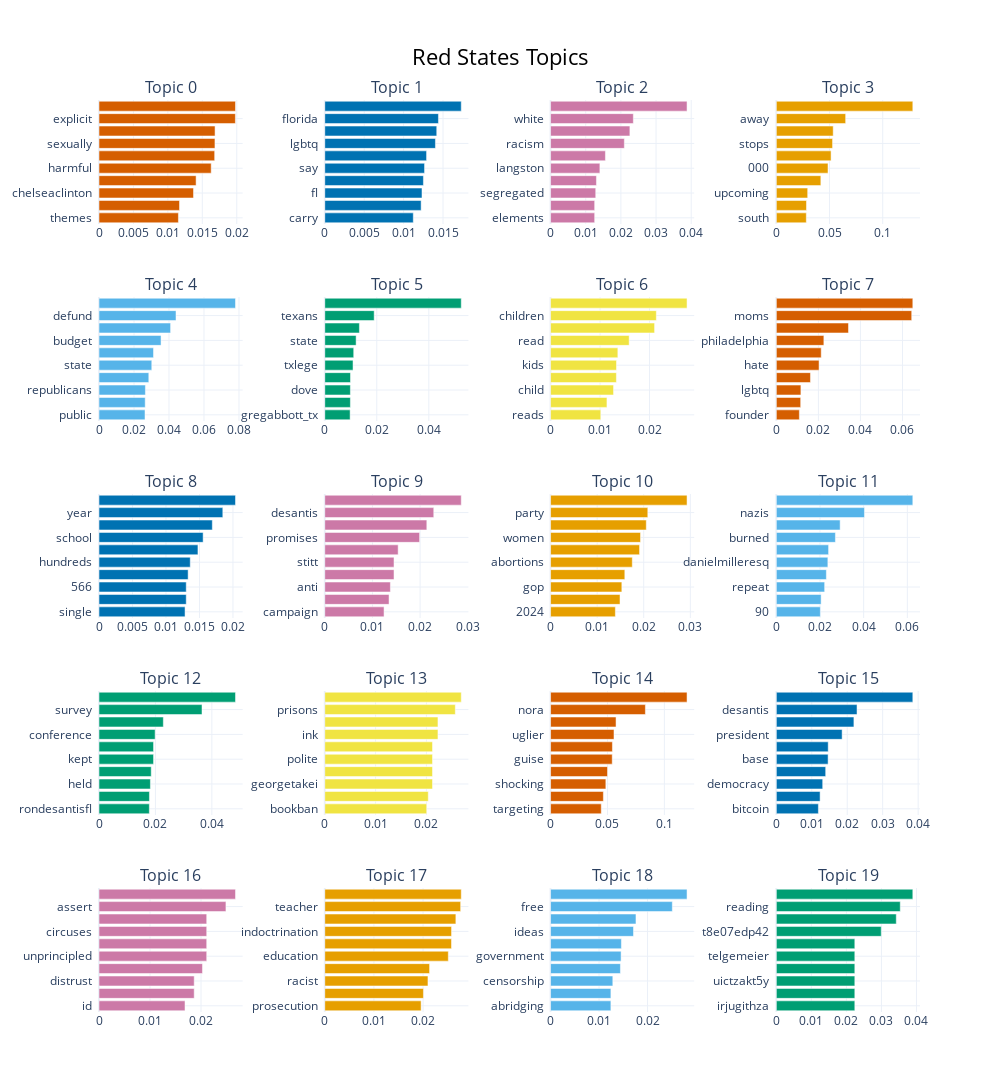

The code cell stored with this chart in its notebook:
### Code cell
bar_topic

### Figure 1 — Plotly figure (JSON) as saved in the notebook; plotly's stock layout.template omitted (floating-point values rounded to 4 significant figures)
{"data": [{"marker": {"color": "#D55E00"}, "orientation": "h", "type": "bar", "x": [0.01153, 0.01169, 0.01372, 0.0141, 0.01629, 0.01679, 0.01684, 0.01685, 0.0198, 0.01982], "xaxis": "x", "y": ["themes  ", "pornographic  ", "chelseaclinton  ", "gender  ", "harmful  ", "children  ", "sexually  ", "porn  ", "explicit  ", "queer  "], "yaxis": "y"}, {"marker": {"color": "#0072B2"}, "orientation": "h", "type": "bar", "x": [0.01123, 0.01222, 0.01233, 0.01251, 0.01266, 0.01291, 0.01404, 0.0142, 0.01442, 0.01731], "xaxis": "x2", "y": ["carry  ", "don  ", "fl  ", "free  ", "say  ", "expand  ", "lgbtq  ", "state  ", "florida  ", "insurance  "], "yaxis": "y2"}, {"marker": {"color": "#CC79A7"}, "orientation": "h", "type": "bar", "x": [0.01255, 0.01255, 0.01285, 0.01305, 0.01403, 0.0156, 0.02098, 0.02256, 0.02354, 0.03882], "xaxis": "x3", "y": ["elements  ", "diligent  ", "segregated  ", "campuses  ", "langston  ", "supremacist  ", "racism  ", "history  ", "white  ", "black  "], "yaxis": "y3"}, {"marker": {"color": "#E69F00"}, "orientation": "h", "type": "bar", "x": [0.02818, 0.02834, 0.02947, 0.04183, 0.04857, 0.05145, 0.05283, 0.05345, 0.06515, 0.1283], "xaxis": "x4", "y": ["south  ", "concert  ", "upcoming  ", "tour  ", "000  ", "singer  ", "stops  ", "concerts  ", "away  ", "pink  "], "yaxis": "y4"}, {"marker": {"color": "#56B4E9"}, "orientation": "h", "type": "bar", "x": [0.0263, 0.0264, 0.02652, 0.02846, 0.03016, 0.03115, 0.03546, 0.04092, 0.04401, 0.078], "xaxis": "x5", "y": ["public  ", "funding  ", "republicans  ", "voted  ", "state  ", "mo  ", "budget  ", "libraries  ", "defund  ", "missouri  "], "yaxis": "y5"}, {"marker": {"color": "#009E73"}, "orientation": "h", "type": "bar", "x": [0.009744, 0.009844, 0.009844, 0.009884, 0.01087, 0.01113, 0.01205, 0.01331, 0.01899, 0.05248], "xaxis": "x6", "y": ["gregabbott_tx  ", "lonesome  ", "dove  ", "local  ", "txlege  ", "year  ", "state  ", "grid  ", "texans  ", "texas  "], "yaxis": "y6"}, {"marker": {"color": "#F0E442"}, "orientation": "h", "type": "bar", "x": [0.01015, 0.01139, 0.01273, 0.0133, 0.01333, 0.0136, 0.01588, 0.02102, 0.02137, 0.02758], "xaxis": "x7", "y": ["reads  ", "didn  ", "child  ", "reading  ", "kids  ", "want  ", "read  ", "appropriate  ", "children  ", "parents  "], "yaxis": "y7"}, {"marker": {"color": "#D55E00"}, "orientation": "h", "type": "bar", "x": [0.01095, 0.01158, 0.01169, 0.01624, 0.02032, 0.02135, 0.02261, 0.03432, 0.06439, 0.06492], "xaxis": "x8", "y": ["founder  ", "anti  ", "lgbtq  ", "hitler  ", "hate  ", "candidates  ", "philadelphia  ", "group  ", "moms  ", "liberty  "], "yaxis": "y8"}, {"marker": {"color": "#0072B2"}, "orientation": "h", "type": "bar", "x": [0.01285, 0.01302, 0.01302, 0.01331, 0.01362, 0.01477, 0.01554, 0.01692, 0.01848, 0.02038], "xaxis": "x9", "y": ["single  ", "pending  ", "566  ", "education  ", "hundreds  ", "districts  ", "school  ", "2022  ", "year  ", "florida  "], "yaxis": "y9"}, {"marker": {"color": "#CC79A7"}, "orientation": "h", "type": "bar", "x": [0.01243, 0.01348, 0.01376, 0.01452, 0.01452, 0.01539, 0.01989, 0.02141, 0.02287, 0.02863], "xaxis": "x10", "y": ["campaign  ", "mickey  ", "anti  ", "mini  ", "stitt  ", "pro  ", "promises  ", "fascist  ", "desantis  ", "trump  "], "yaxis": "y10"}, {"marker": {"color": "#E69F00"}, "orientation": "h", "type": "bar", "x": [0.01391, 0.01491, 0.0153, 0.01594, 0.01754, 0.0191, 0.01931, 0.02055, 0.02087, 0.02929], "xaxis": "x11", "y": ["2024  ", "attacking  ", "gop  ", "safer  ", "abortions  ", "crisis  ", "women  ", "abortion  ", "party  ", "republicans  "], "yaxis": "y11"}, {"marker": {"color": "#56B4E9"}, "orientation": "h", "type": "bar", "x": [0.02016, 0.02052, 0.02214, 0.02292, 0.02361, 0.02394, 0.02706, 0.02923, 0.04036, 0.06252], "xaxis": "x12", "y": ["90  ", "1933  ", "repeat  ", "10th  ", "danielmilleresq  ", "tens  ", "burned  ", "hitler  ", "nazis  ", "holocaust  "], "yaxis": "y12"}, {"marker": {"color": "#009E73"}, "orientation": "h", "type": "bar", "x": [0.01784, 0.01787, 0.01822, 0.01851, 0.01933, 0.01933, 0.01989, 0.0228, 0.03651, 0.04838], "xaxis": "x13", "y": ["rondesantisfl  ", "pornography  ", "held  ", "removing  ", "kept  ", "secret  ", "conference  ", "insisted  ", "survey  ", "porn  "], "yaxis": "y13"}, {"marker": {"color": "#F0E442"}, "orientation": "h", "type": "bar", "x": [0.02006, 0.02037, 0.0212, 0.0212, 0.0212, 0.0212, 0.02227, 0.02227, 0.02569, 0.02686], "xaxis": "x14", "y": ["bookban  ", "jp_books  ", "georgetakei  ", "confusing  ", "polite  ", "corrections  ", "ink  ", "mindless  ", "prisons  ", "florida  "], "yaxis": "y14"}, {"marker": {"color": "#D55E00"}, "orientation": "h", "type": "bar", "x": [0.04456, 0.04641, 0.04859, 0.05004, 0.05418, 0.05435, 0.05574, 0.05754, 0.08332, 0.1199], "xaxis": "x15", "y": ["targeting  ", "unreal  ", "shocking  ", "objections  ", "guise  ", "zamhoqrzas  ", "uglier  ", "activist  ", "nora  ", "roberts  "], "yaxis": "y15"}, {"marker": {"color": "#0072B2"}, "orientation": "h", "type": "bar", "x": [0.01186, 0.01235, 0.01308, 0.01392, 0.01461, 0.01463, 0.01856, 0.02188, 0.02276, 0.0385], "xaxis": "x16", "y": ["bitcoin  ", "elite  ", "democracy  ", "trump  ", "base  ", "wants  ", "president  ", "abortion  ", "desantis  ", "ron  "], "yaxis": "y16"}, {"marker": {"color": "#CC79A7"}, "orientation": "h", "type": "bar", "x": [0.01686, 0.01866, 0.01866, 0.02028, 0.02111, 0.02111, 0.02111, 0.02111, 0.02488, 0.02676], "xaxis": "x17", "y": ["id  ", "fragile  ", "distrust  ", "taliban  ", "unprincipled  ", "bread  ", "circuses  ", "insight  ", "assert  ", "florida  "], "yaxis": "y17"}, {"marker": {"color": "#E69F00"}, "orientation": "h", "type": "bar", "x": [0.0196, 0.02008, 0.021, 0.02132, 0.02513, 0.02578, 0.02579, 0.02667, 0.02765, 0.02777], "xaxis": "x18", "y": ["prosecution  ", "allegedly  ", "racist  ", "juddlegum  ", "education  ", "homophobic  ", "indoctrination  ", "teachers  ", "teacher  ", "felony  "], "yaxis": "y18"}, {"marker": {"color": "#56B4E9"}, "orientation": "h", "type": "bar", "x": [0.01244, 0.01244, 0.01284, 0.0144, 0.01454, 0.01461, 0.0171, 0.01761, 0.02511, 0.02814], "xaxis": "x19", "y": ["abridging  ", "creeps  ", "censorship  ", "political  ", "government  ", "republic  ", "ideas  ", "democracy  ", "free  ", "speech  "], "yaxis": "y19"}, {"marker": {"color": "#009E73"}, "orientation": "h", "type": "bar", "x": [0.0224, 0.0224, 0.0224, 0.0224, 0.0224, 0.0224, 0.02995, 0.03424, 0.03538, 0.03896], "xaxis": "x20", "y": ["irjugithza  ", "downie  ", "uictzakt5y  ", "raina  ", "telgemeier  ", "judgments  ", "t8e07edp42  ", "tizzyent  ", "reading  ", "desantis  "], "yaxis": "y20"}], "layout": {"annotations": [{"font": {"size": 16}, "showarrow": false, "text": "Topic 0", "x": 0.0875, "xanchor": "center", "xref": "paper", "y": 1.0, "yanchor": "bottom", "yref": "paper"}, {"font": {"size": 16}, "showarrow": false, "text": "Topic 1", "x": 0.3625, "xanchor": "center", "xref": "paper", "y": 1.0, "yanchor": "bottom", "yref": "paper"}, {"font": {"size": 16}, "showarrow": false, "text": "Topic 2", "x": 0.6375, "xanchor": "center", "xref": "paper", "y": 1.0, "yanchor": "bottom", "yref": "paper"}, {"font": {"size": 16}, "showarrow": false, "text": "Topic 3", "x": 0.9125, "xanchor": "center", "xref": "paper", "y": 1.0, "yanchor": "bottom", "yref": "paper"}, {"font": {"size": 16}, "showarrow": false, "text": "Topic 4", "x": 0.0875, "xanchor": "center", "xref": "paper", "y": 0.784, "yanchor": "bottom", "yref": "paper"}, {"font": {"size": 16}, "showarrow": false, "text": "Topic 5", "x": 0.3625, "xanchor": "center", "xref": "paper", "y": 0.784, "yanchor": "bottom", "yref": "paper"}, {"font": {"size": 16}, "showarrow": false, "text": "Topic 6", "x": 0.6375, "xanchor": "center", "xref": "paper", "y": 0.784, "yanchor": "bottom", "yref": "paper"}, {"font": {"size": 16}, "showarrow": false, "text": "Topic 7", "x": 0.9125, "xanchor": "center", "xref": "paper", "y": 0.784, "yanchor": "bottom", "yref": "paper"}, {"font": {"size": 16}, "showarrow": false, "text": "Topic 8", "x": 0.0875, "xanchor": "center", "xref": "paper", "y": 0.568, "yanchor": "bottom", "yref": "paper"}, {"font": {"size": 16}, "showarrow": false, "text": "Topic 9", "x": 0.3625, "xanchor": "center", "xref": "paper", "y": 0.568, "yanchor": "bottom", "yref": "paper"}, {"font": {"size": 16}, "showarrow": false, "text": "Topic 10", "x": 0.6375, "xanchor": "center", "xref": "paper", "y": 0.568, "yanchor": "bottom", "yref": "paper"}, {"font": {"size": 16}, "showarrow": false, "text": "Topic 11", "x": 0.9125, "xanchor": "center", "xref": "paper", "y": 0.568, "yanchor": "bottom", "yref": "paper"}, {"font": {"size": 16}, "showarrow": false, "text": "Topic 12", "x": 0.0875, "xanchor": "center", "xref": "paper", "y": 0.352, "yanchor": "bottom", "yref": "paper"}, {"font": {"size": 16}, "showarrow": false, "text": "Topic 13", "x": 0.3625, "xanchor": "center", "xref": "paper", "y": 0.352, "yanchor": "bottom", "yref": "paper"}, {"font": {"size": 16}, "showarrow": false, "text": "Topic 14", "x": 0.6375, "xanchor": "center", "xref": "paper", "y": 0.352, "yanchor": "bottom", "yref": "paper"}, {"font": {"size": 16}, "showarrow": false, "text": "Topic 15", "x": 0.9125, "xanchor": "center", "xref": "paper", "y": 0.352, "yanchor": "bottom", "yref": "paper"}, {"font": {"size": 16}, "showarrow": false, "text": "Topic 16", "x": 0.0875, "xanchor": "center", "xref": "paper", "y": 0.136, "yanchor": "bottom", "yref": "paper"}, {"font": {"size": 16}, "showarrow": false, "text": "Topic 17", "x": 0.3625, "xanchor": "center", "xref": "paper", "y": 0.136, "yanchor": "bottom", "yref": "paper"}, {"font": {"size": 16}, "showarrow": false, "text": "Topic 18", "x": 0.6375, "xanchor": "center", "xref": "paper", "y": 0.136, "yanchor": "bottom", "yref": "paper"}, {"font": {"size": 16}, "showarrow": false, "text": "Topic 19", "x": 0.9125, "xanchor": "center", "xref": "paper", "y": 0.136, "yanchor": "bottom", "yref": "paper"}], "height": 1250, "hoverlabel": {"bgcolor": "white", "font": {"family": "Rockwell", "size": 16}}, "showlegend": false, "title": {"font": {"color": "Black", "size": 22}, "text": "Red States Topics", "x": 0.5, "xanchor": "center", "yanchor": "top"}, "width": 1000, "xaxis": {"anchor": "y", "domain": [0, 0.175], "showgrid": true}, "xaxis10": {"anchor": "y10", "domain": [0.275, 0.45], "showgrid": true}, "xaxis11": {"anchor": "y11", "domain": [0.55, 0.725], "showgrid": true}, "xaxis12": {"anchor": "y12", "domain": [0.825, 1], "showgrid": true}, "xaxis13": {"anchor": "y13", "domain": [0, 0.175], "showgrid": true}, "xaxis14": {"anchor": "y14", "domain": [0.275, 0.45], "showgrid": true}, "xaxis15": {"anchor": "y15", "domain": [0.55, 0.725], "showgrid": true}, "xaxis16": {"anchor": "y16", "domain": [0.825, 1], "showgrid": true}, "xaxis17": {"anchor": "y17", "domain": [0, 0.175], "showgrid": true}, "xaxis18": {"anchor": "y18", "domain": [0.275, 0.45], "showgrid": true}, "xaxis19": {"anchor": "y19", "domain": [0.55, 0.725], "showgrid": true}, "xaxis2": {"anchor": "y2", "domain": [0.275, 0.45], "showgrid": true}, "xaxis20": {"anchor": "y20", "domain": [0.825, 1], "showgrid": true}, "xaxis3": {"anchor": "y3", "domain": [0.55, 0.725], "showgrid": true}, "xaxis4": {"anchor": "y4", "domain": [0.825, 1], "showgrid": true}, "xaxis5": {"anchor": "y5", "domain": [0, 0.175], "showgrid": true}, "xaxis6": {"anchor": "y6", "domain": [0.275, 0.45], "showgrid": true}, "xaxis7": {"anchor": "y7", "domain": [0.55, 0.725], "showgrid": true}, "xaxis8": {"anchor": "y8", "domain": [0.825, 1], "showgrid": true}, "xaxis9": {"anchor": "y9", "domain": [0, 0.175], "showgrid": true}, "yaxis": {"anchor": "x", "domain": [0.864, 1.0], "showgrid": true}, "yaxis10": {"anchor": "x10", "domain": [0.432, 0.568], "showgrid": true}, "yaxis11": {"anchor": "x11", "domain": [0.432, 0.568], "showgrid": true}, "yaxis12": {"anchor": "x12", "domain": [0.432, 0.568], "showgrid": true}, "yaxis13": {"anchor": "x13", "domain": [0.216, 0.352], "showgrid": true}, "yaxis14": {"anchor": "x14", "domain": [0.216, 0.352], "showgrid": true}, "yaxis15": {"anchor": "x15", "domain": [0.216, 0.352], "showgrid": true}, "yaxis16": {"anchor": "x16", "domain": [0.216, 0.352], "showgrid": true}, "yaxis17": {"anchor": "x17", "domain": [0, 0.136], "showgrid": true}, "yaxis18": {"anchor": "x18", "domain": [0, 0.136], "showgrid": true}, "yaxis19": {"anchor": "x19", "domain": [0, 0.136], "showgrid": true}, "yaxis2": {"anchor": "x2", "domain": [0.864, 1.0], "showgrid": true}, "yaxis20": {"anchor": "x20", "domain": [0, 0.136], "showgrid": true}, "yaxis3": {"anchor": "x3", "domain": [0.864, 1.0], "showgrid": true}, "yaxis4": {"anchor": "x4", "domain": [0.864, 1.0], "showgrid": true}, "yaxis5": {"anchor": "x5", "domain": [0.648, 0.784], "showgrid": true}, "yaxis6": {"anchor": "x6", "domain": [0.648, 0.784], "showgrid": true}, "yaxis7": {"anchor": "x7", "domain": [0.648, 0.784], "showgrid": true}, "yaxis8": {"anchor": "x8", "domain": [0.648, 0.784], "showgrid": true}, "yaxis9": {"anchor": "x9", "domain": [0.432, 0.568], "showgrid": true}}}
